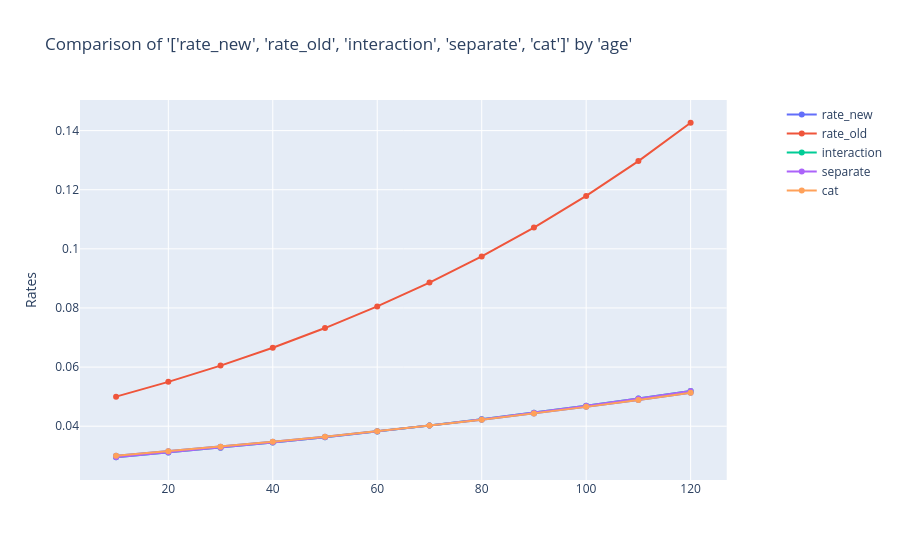

Notebook cell for this chart:
### Markdown cell above
When the `interaction` model splits out the data exactly it will match the `separate` model.

### Code cell
charters.compare_rates(
    merge_new,
    x_axis="age",
    rates=["rate_new", "rate_old", "interaction", "separate", "cat"],
)

### Figure 1 — Plotly figure (JSON) as saved in the notebook; plotly's stock layout.template omitted (floating-point values rounded to 4 significant figures)
{"data": [{"mode": "lines+markers", "name": "rate_new", "type": "scatter", "x": [10, 20, 30, 40, 50, 60, 70, 80, 90, 100, 110, 120], "xaxis": "x", "y": [0.03, 0.0315, 0.03308, 0.03473, 0.03647, 0.03829, 0.0402, 0.04221, 0.04432, 0.04654, 0.04887, 0.05131], "yaxis": "y"}, {"mode": "lines+markers", "name": "rate_old", "type": "scatter", "x": [10, 20, 30, 40, 50, 60, 70, 80, 90, 100, 110, 120], "xaxis": "x", "y": [0.05, 0.055, 0.0605, 0.06655, 0.07321, 0.08053, 0.08858, 0.09744, 0.1072, 0.1179, 0.1297, 0.1427], "yaxis": "y"}, {"mode": "lines+markers", "name": "interaction", "type": "scatter", "x": [10, 20, 30, 40, 50, 60, 70, 80, 90, 100, 110, 120], "xaxis": "x", "y": [0.0295, 0.03107, 0.03272, 0.03446, 0.03628, 0.0382, 0.04022, 0.04234, 0.04456, 0.0469, 0.04935, 0.05192], "yaxis": "y"}, {"mode": "lines+markers", "name": "separate", "type": "scatter", "x": [10, 20, 30, 40, 50, 60, 70, 80, 90, 100, 110, 120], "xaxis": "x", "y": [0.0295, 0.03107, 0.03272, 0.03446, 0.03628, 0.0382, 0.04022, 0.04234, 0.04456, 0.0469, 0.04935, 0.05192], "yaxis": "y"}, {"mode": "lines+markers", "name": "cat", "type": "scatter", "x": [10, 20, 30, 40, 50, 60, 70, 80, 90, 100, 110, 120], "xaxis": "x", "y": [0.03, 0.0315, 0.03308, 0.03473, 0.03647, 0.03829, 0.0402, 0.04221, 0.04432, 0.04654, 0.04887, 0.05131], "yaxis": "y"}], "layout": {"title": {"text": "Comparison of '['rate_new', 'rate_old', 'interaction', 'separate', 'cat']' by 'age'"}, "xaxis": {"anchor": "y", "domain": [0, 0.94]}, "yaxis": {"anchor": "x", "domain": [0, 1], "title": {"text": "Rates"}, "type": "-"}, "yaxis2": {"anchor": "x", "overlaying": "y", "side": "right"}}}
